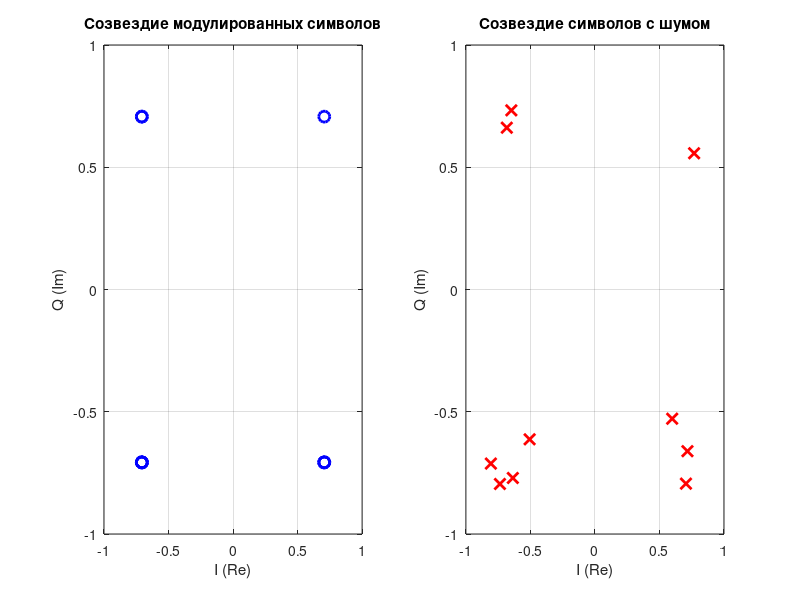

Write MATLAB code to recreate this figure.
function main
    % Исходные битовые данные
    bits = randi([0,1], 1, 20); % случайный битовый поток длиной 20 бит

    % Вносим случайные ошибки в биты с вероятностью 5%
    error_probability = 0.05; % Вероятность ошибки в бите
    error_mask = rand(size(bits)) < error_probability;
    bits(error_mask) = ~bits(error_mask); % Инвертируем биты с ошибками

    % Модуляция
    symbols = modulate_qpsk(bits);
    
    % Имитация шума (добавление случайного шума)
    noise = (randn(size(symbols)) + 1j * randn(size(symbols))) * 0.1;
    noisy_symbols = symbols + noise;

    % Демодуляция
    demod_bits = demodulate_qpsk(noisy_symbols);

    % Проверка ошибок
    num_errors = sum(bits ~= demod_bits);

    % Вывод модулированных символов (чистых)
    disp('Модулированные символы:');
    disp(symbols);

    % Вывод символов перед демодуляцией (с шумом)
    disp('Символы перед демодуляцией (с шумом):');
    disp(noisy_symbols);

    % Вывод демодулированных битов
    disp('Демодулированные биты:');
    disp(demod_bits);

    % Вывод результатов
    fprintf('Количество ошибок: %d\n', num_errors);

    % Построение графиков
    figure;
    subplot(1,2,1);
    plot(real(symbols), imag(symbols), 'bo', 'MarkerSize', 8, 'LineWidth', 2);
    grid on;
    xlabel('I (Re)');
    ylabel('Q (Im)');
    title('Созвездие модулированных символов');
    axis([-1 1 -1 1]);

    subplot(1,2,2);
    plot(real(noisy_symbols), imag(noisy_symbols), 'rx', 'MarkerSize', 8, 'LineWidth', 2);
    grid on;
    xlabel('I (Re)');
    ylabel('Q (Im)');
    title('Созвездие символов с шумом');
    axis([-1 1 -1 1]);
end

function symbols = modulate_qpsk(bits)
    % Проверяем, что число битов четное, если нет - дополняем
    if mod(length(bits), 2) ~= 0
        bits = [bits, 0];
    end
    
    % Карта символов QPSK
    symbol_map = [ 0.707 + 0.707j, ... % 00
                   0.707 - 0.707j, ... % 01
                  -0.707 + 0.707j, ... % 10
                  -0.707 - 0.707j];    % 11
              
    % Преобразуем биты в комплексные символы
    num_symbols = length(bits) / 2;
    symbols = zeros(1, num_symbols);
    
    for k = 1:num_symbols
        b0 = bits(2*k-1);
        b1 = bits(2*k);
        index = b0 * 2 + b1 + 1;
        symbols(k) = symbol_map(index);
    end
end

function bits = demodulate_qpsk(symbols)
    % Таблица модуляции для обратного преобразования
    symbol_map = [ 0.707 + 0.707j, ... % 00
                   0.707 - 0.707j, ... % 01
                  -0.707 + 0.707j, ... % 10
                  -0.707 - 0.707j];    % 11
              
    bit_map = [0 0; 0 1; 1 0; 1 1]; % Соответствующие пары битов
    
    % Демодуляция
    num_symbols = length(symbols);
    bits = zeros(1, num_symbols * 2);
    
    for k = 1:num_symbols
        % Определяем ближайший символ созвездия
        [~, index] = min(abs(symbols(k) - symbol_map));
        bits(2*k-1 : 2*k) = bit_map(index, :);
    end
end
